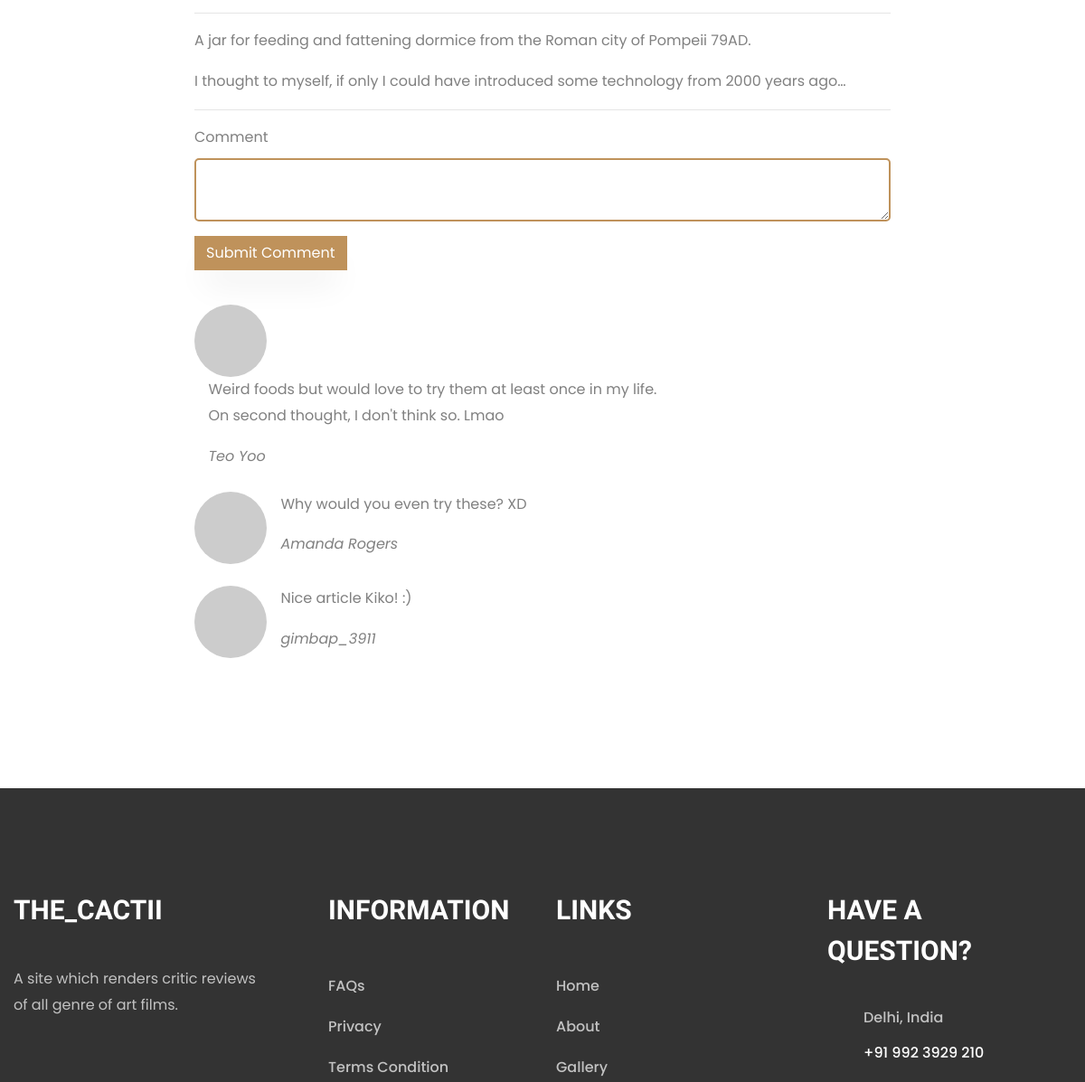
/blog-single/2 (middle part), run on an earlier commit of the app's database.
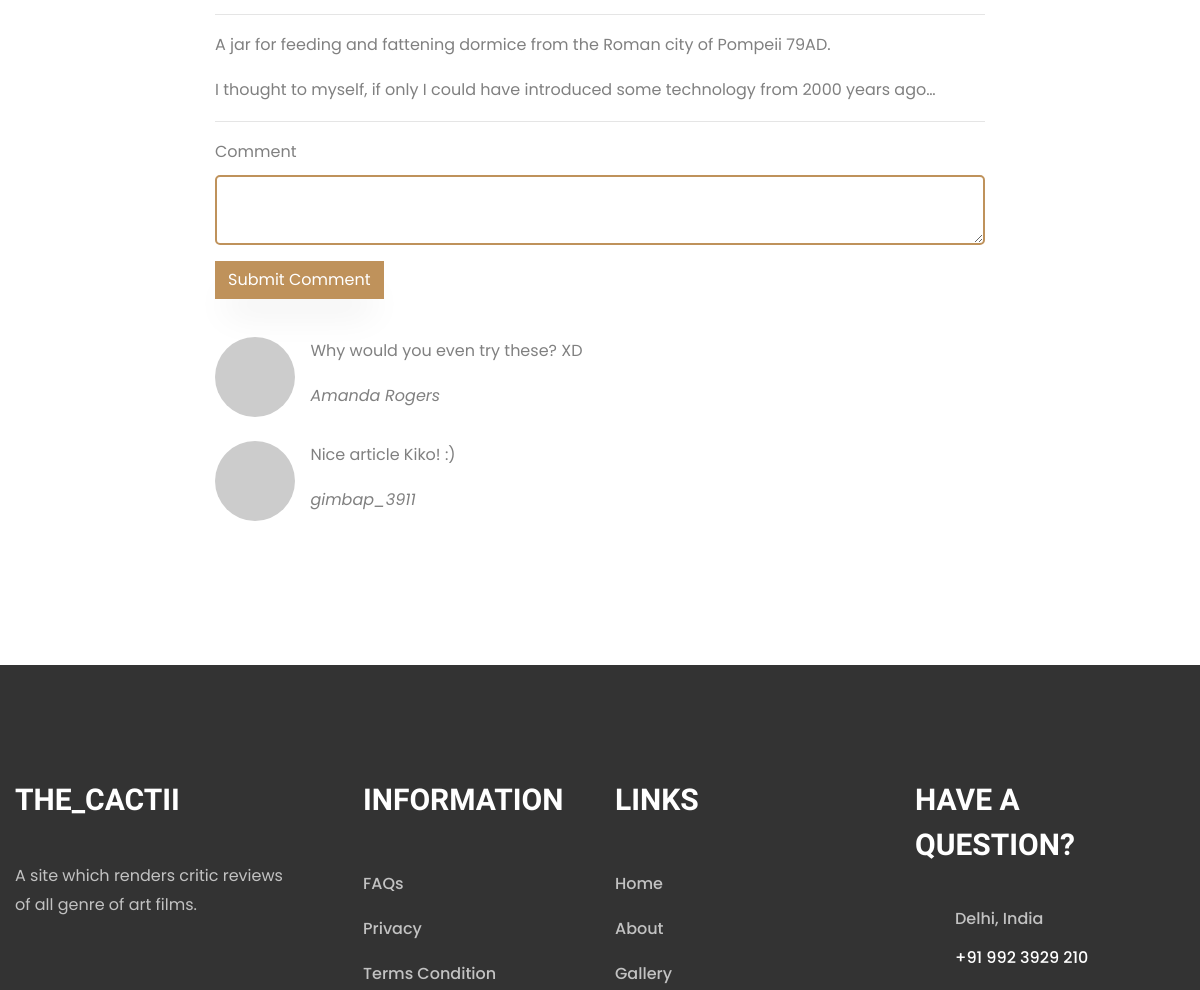
And on a later commit of the database.
### main.py (models this page shows)
class BlogPost(db.Model):
    __tablename__ = "blog_posts"
    id = db.Column(db.Integer, primary_key=True)
    author_id = db.Column(db.String(250), db.ForeignKey("users.id"))
    author = relationship("User", back_populates="posts")
    comments = relationship("Comment", back_populates="parent_post")
    title = db.Column(db.String(250), unique=True, nullable=False)
    subtitle = db.Column(db.String(250), nullable=False)
    date = db.Column(db.String(250), nullable=False)
    body = db.Column(db.Text, nullable=False)
    img_url = db.Column(db.String(250), nullable=False)

class Comment(db.Model):
    __tablename__ = "comments"
    id = db.Column(db.Integer, primary_key=True)
    text = db.Column(db.Text, nullable=False)
    author_id = db.Column(db.Integer, db.ForeignKey("users.id"))
    comment_author = relationship("User", back_populates="comments")
    post_id = db.Column(db.Integer, db.ForeignKey("blog_posts.id"))
    parent_post = relationship("BlogPost", back_populates="comments")

class User(UserMixin, db.Model):
    __tablename__ = "users"
    id = db.Column(db.Integer, primary_key=True)
    email = db.Column(db.String(100), unique=True)
    password = db.Column(db.String(100))
    name = db.Column(db.String(100))
    posts = relationship("BlogPost", back_populates="author")
    comments = relationship("Comment", back_populates="comment_author")

### main.py (the view, shortened to what this page needs)
@app.route("/blog-single/<int:post_id>", methods=["GET", "POST"])
def show_post(post_id):
    form = CommentForm()
    requested_post = BlogPost.query.get(post_id)
    return render_template("blog-single.html", post=requested_post, form=form, current_user=current_user)

### forms.py
class CommentForm(FlaskForm):
    comment_text = CKEditorField("Comment", validators=[DataRequired()])
    submit = SubmitField("Submit Comment")

### templates/blog-single.html (shortened to what this page needs)
{% import "bootstrap/wtf.html" as wtf %}
<!DOCTYPE html>
<html lang="en">
<head>
  <link rel="stylesheet" href="../static/css/open-iconic-bootstrap.min.css">
  <link rel="stylesheet" href="../static/css/animate.css">
  <link rel="stylesheet" href="../static/css/owl.carousel.min.css">
  <link rel="stylesheet" href="../static/css/owl.theme.default.min.css">
  <link rel="stylesheet" href="../static/css/magnific-popup.css">
  <link rel="stylesheet" href="../static/css/aos.css">
  <link rel="stylesheet" href="../static/css/ionicons.min.css">
  <link rel="stylesheet" href="../static/css/bootstrap-datepicker.css">
  <link rel="stylesheet" href="../static/css/jquery.timepicker.css">
  <link rel="stylesheet" href="../static/css/flaticon.css">
  <link rel="stylesheet" href="../static/css/icomoon.css">
  <link rel="stylesheet" href="../static/css/style.css">
</head>
<body style="background-color: #FFF;">
  <article>
    <div class="container" style="padding-bottom: 10%;">
      <div class="row">
        <div class="col-lg-8 col-md-10 mx-auto">
          {{ post.body|safe }}
          <hr>
          {{ wtf.quick_form(form, novalidate=True, button_map={"submit": "primary"}) }}
          <div class="col-lg-8 col-md-10 comment" style="padding-top: 5%;">
              {% for comment in post.comments: %}
              <div class="commentList row" style="display: flex; padding-bottom: 5%">
                      <div class="commenterImage">
                        <img style="border-radius: 100%" src="{{ comment.comment_author.email | gravatar }}"/>
                      </div>
                      <div class="commentText" style="padding-left: 3%;">
                          {{comment.text|safe}}
                          <span class="date sub-text"><em>{{comment.comment_author.name}}</em></span>
                      </div>
                    </div>
              {% endfor %}
          </div>
        </div>
      </div>
    </div>
  </article>
  <footer class="ftco-footer ftco-section">
    <div class="container">
      <div class="row mb-5">
        <div class="col-md">
          <div class="ftco-footer-widget mb-4">
            <h2 class="ftco-heading-2 logo">The_Cactii</h2>
            <p>A site which renders critic reviews of all genre of art films.</p>
            <ul class="ftco-footer-social list-unstyled float-md-left float-lft mt-5">
            </ul>
          </div>
        </div>
        <div class="col-md">
          <div class="ftco-footer-widget mb-4 ml-md-5">
            <h2 class="ftco-heading-2">Information</h2>
            <ul class="list-unstyled">
              <li><a href="#" class="py-2 d-block">FAQs</a></li>
              <li><a href="#" class="py-2 d-block">Privacy</a></li>
              <li><a href="#" class="py-2 d-block">Terms Condition</a></li>
            </ul>
          </div>
        </div>
        <div class="col-md">
          <div class="ftco-footer-widget mb-4">
            <h2 class="ftco-heading-2">Links</h2>
            <ul class="list-unstyled">
              <li><a href="/" class="py-2 d-block">Home</a></li>
              <li><a href="/about" class="py-2 d-block">About</a></li>
              <li><a href="/gallery" class="py-2 d-block">Gallery</a></li>
            </ul>
          </div>
        </div>
        <div class="col-md">
          <div class="ftco-footer-widget mb-4">
            <h2 class="ftco-heading-2">Have a Question?</h2>
            <div class="block-23 mb-3">
              <ul>
                <li><span class="icon icon-map-marker"></span><span class="text">Delhi, India</span></li>
                <li><a href="#"><span class="icon icon-phone"></span><span class="text">+91 992 3929 210</span></a></li>
              </ul>
            </div>
          </div>
        </div>
      </div>
    </div>
  </footer>
</body>
</html>

### static/css/icomoon.css (style rules this page uses)
[class^="icon-"], [class*=" icon-"] { font-family: 'icomoon' !important; speak: none; font-style: normal; font-weight: normal; font-variant: normal; text-transform: none; line-height: 1; -webkit-font-smoothing: antialiased; -moz-osx-font-smoothing: grayscale; }
.icon-map-marker:before { content: "\f041"; }
.icon-phone:before { content: "\f095"; }

What changed in the data, as far as the page shows it:
removed Comment: text "Weird foods but would love to try them at least once in my life. On second thought, I don't think so. Lmao", comment_author.name "Teo Yoo"
